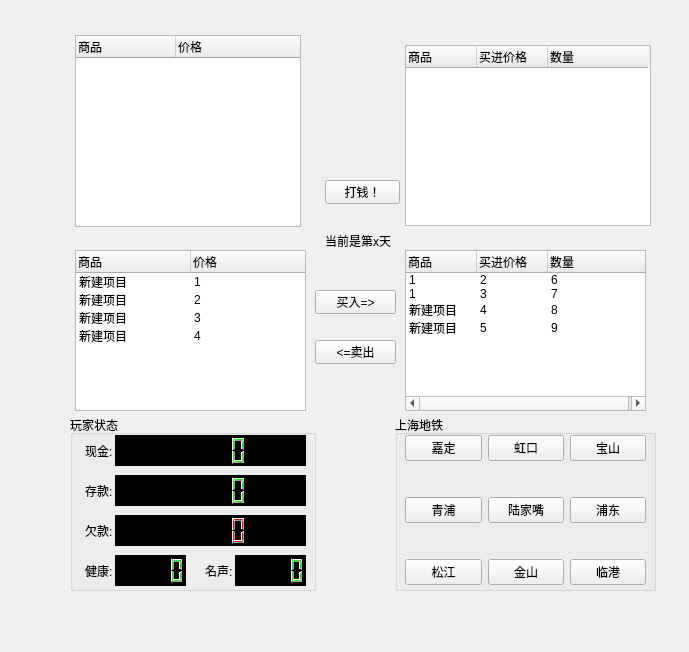
<?xml version="1.0" encoding="UTF-8"?>
<ui version="4.0">
 <class>uitest</class>
 <widget class="QWidget" name="uitest">
  <property name="geometry">
   <rect>
    <x>0</x>
    <y>0</y>
    <width>689</width>
    <height>652</height>
   </rect>
  </property>
  <property name="windowTitle">
   <string>Form</string>
  </property>
  <widget class="QTreeWidget" name="testitemWidget">
   <property name="geometry">
    <rect>
     <x>75</x>
     <y>35</y>
     <width>226</width>
     <height>192</height>
    </rect>
   </property>
   <property name="rootIsDecorated">
    <bool>false</bool>
   </property>
   <attribute name="headerDefaultSectionSize">
    <number>100</number>
   </attribute>
   <attribute name="headerShowSortIndicator" stdset="0">
    <bool>false</bool>
   </attribute>
   <attribute name="headerStretchLastSection">
    <bool>true</bool>
   </attribute>
   <column>
    <property name="text">
     <string>商品</string>
    </property>
   </column>
   <column>
    <property name="text">
     <string>价格</string>
    </property>
   </column>
  </widget>
  <widget class="QTreeWidget" name="bagWidget">
   <property name="geometry">
    <rect>
     <x>405</x>
     <y>45</y>
     <width>246</width>
     <height>181</height>
    </rect>
   </property>
   <property name="rootIsDecorated">
    <bool>false</bool>
   </property>
   <attribute name="headerMinimumSectionSize">
    <number>18</number>
   </attribute>
   <attribute name="headerDefaultSectionSize">
    <number>71</number>
   </attribute>
   <attribute name="headerStretchLastSection">
    <bool>false</bool>
   </attribute>
   <column>
    <property name="text">
     <string notr="true">商品</string>
    </property>
   </column>
   <column>
    <property name="text">
     <string>买进价格</string>
    </property>
   </column>
   <column>
    <property name="text">
     <string>数量</string>
    </property>
   </column>
  </widget>
  <widget class="QLCDNumber" name="playerfame">
   <property name="geometry">
    <rect>
     <x>235</x>
     <y>555</y>
     <width>71</width>
     <height>31</height>
    </rect>
   </property>
   <property name="styleSheet">
    <string notr="true">background-color: rgb(0, 0, 0);
color: rgb(0, 255, 0);</string>
   </property>
  </widget>
  <widget class="QLabel" name="label_5">
   <property name="geometry">
    <rect>
     <x>205</x>
     <y>560</y>
     <width>31</width>
     <height>21</height>
    </rect>
   </property>
   <property name="text">
    <string>名声:</string>
   </property>
  </widget>
  <widget class="QLabel" name="label">
   <property name="geometry">
    <rect>
     <x>85</x>
     <y>440</y>
     <width>31</width>
     <height>21</height>
    </rect>
   </property>
   <property name="text">
    <string>现金:</string>
   </property>
  </widget>
  <widget class="QLCDNumber" name="playerhealth">
   <property name="geometry">
    <rect>
     <x>115</x>
     <y>555</y>
     <width>71</width>
     <height>31</height>
    </rect>
   </property>
   <property name="styleSheet">
    <string notr="true">background-color: rgb(0, 0, 0);
color: rgb(0, 255, 0);</string>
   </property>
  </widget>
  <widget class="QWidget" name="layoutWidget">
   <property name="geometry">
    <rect>
     <x>405</x>
     <y>405</y>
     <width>241</width>
     <height>211</height>
    </rect>
   </property>
   <layout class="QGridLayout" name="gridLayout">
    <item row="1" column="1">
     <widget class="QPushButton" name="lujiazuiplace">
      <property name="text">
       <string>陆家嘴</string>
      </property>
     </widget>
    </item>
    <item row="2" column="2">
     <widget class="QPushButton" name="pushButton_14">
      <property name="text">
       <string>临港</string>
      </property>
     </widget>
    </item>
    <item row="1" column="2">
     <widget class="QPushButton" name="pushButton_11">
      <property name="text">
       <string>浦东</string>
      </property>
     </widget>
    </item>
    <item row="0" column="1">
     <widget class="QPushButton" name="pushButton_9">
      <property name="text">
       <string>虹口</string>
      </property>
     </widget>
    </item>
    <item row="1" column="0">
     <widget class="QPushButton" name="pushButton_13">
      <property name="text">
       <string>青浦</string>
      </property>
     </widget>
    </item>
    <item row="2" column="1">
     <widget class="QPushButton" name="pushButton_15">
      <property name="text">
       <string>金山</string>
      </property>
     </widget>
    </item>
    <item row="0" column="2">
     <widget class="QPushButton" name="pushButton_10">
      <property name="text">
       <string>宝山</string>
      </property>
     </widget>
    </item>
    <item row="0" column="0">
     <widget class="QPushButton" name="pushButton_8">
      <property name="text">
       <string>嘉定</string>
      </property>
     </widget>
    </item>
    <item row="2" column="0">
     <widget class="QPushButton" name="pushButton_16">
      <property name="text">
       <string>松江</string>
      </property>
     </widget>
    </item>
   </layout>
  </widget>
  <widget class="QLabel" name="label_4">
   <property name="geometry">
    <rect>
     <x>85</x>
     <y>560</y>
     <width>31</width>
     <height>21</height>
    </rect>
   </property>
   <property name="text">
    <string>健康:</string>
   </property>
  </widget>
  <widget class="QPushButton" name="buy">
   <property name="geometry">
    <rect>
     <x>315</x>
     <y>290</y>
     <width>81</width>
     <height>24</height>
    </rect>
   </property>
   <property name="text">
    <string>买入=&gt;</string>
   </property>
  </widget>
  <widget class="QLCDNumber" name="playergiveupmoney">
   <property name="geometry">
    <rect>
     <x>115</x>
     <y>515</y>
     <width>191</width>
     <height>31</height>
    </rect>
   </property>
   <property name="styleSheet">
    <string notr="true">background-color: rgb(0, 0, 0);
color: rgb(255, 0, 0);</string>
   </property>
  </widget>
  <widget class="QTreeWidget" name="bagWidget_2">
   <property name="geometry">
    <rect>
     <x>405</x>
     <y>250</y>
     <width>241</width>
     <height>161</height>
    </rect>
   </property>
   <property name="rootIsDecorated">
    <bool>false</bool>
   </property>
   <attribute name="headerMinimumSectionSize">
    <number>18</number>
   </attribute>
   <attribute name="headerDefaultSectionSize">
    <number>71</number>
   </attribute>
   <attribute name="headerStretchLastSection">
    <bool>false</bool>
   </attribute>
   <column>
    <property name="text">
     <string notr="true">商品</string>
    </property>
   </column>
   <column>
    <property name="text">
     <string>买进价格</string>
    </property>
   </column>
   <column>
    <property name="text">
     <string>数量</string>
    </property>
   </column>
   <item>
    <property name="text">
     <string>1</string>
    </property>
    <property name="text">
     <string>2</string>
    </property>
    <property name="text">
     <string>6</string>
    </property>
   </item>
   <item>
    <property name="text">
     <string>1</string>
    </property>
    <property name="text">
     <string>3</string>
    </property>
    <property name="text">
     <string>7</string>
    </property>
   </item>
   <item>
    <property name="text">
     <string>新建项目</string>
    </property>
    <property name="text">
     <string>4</string>
    </property>
    <property name="text">
     <string>8</string>
    </property>
   </item>
   <item>
    <property name="text">
     <string>新建项目</string>
    </property>
    <property name="text">
     <string>5</string>
    </property>
    <property name="text">
     <string>9</string>
    </property>
   </item>
  </widget>
  <widget class="QGroupBox" name="groupBox_2">
   <property name="geometry">
    <rect>
     <x>395</x>
     <y>415</y>
     <width>261</width>
     <height>176</height>
    </rect>
   </property>
   <property name="autoFillBackground">
    <bool>false</bool>
   </property>
   <property name="styleSheet">
    <string notr="true">border-color: rgb(0, 0, 0);</string>
   </property>
   <property name="title">
    <string>上海地铁</string>
   </property>
   <property name="flat">
    <bool>false</bool>
   </property>
   <property name="checkable">
    <bool>false</bool>
   </property>
  </widget>
  <widget class="QGroupBox" name="groupBox">
   <property name="geometry">
    <rect>
     <x>70</x>
     <y>415</y>
     <width>246</width>
     <height>176</height>
    </rect>
   </property>
   <property name="title">
    <string>玩家状态</string>
   </property>
  </widget>
  <widget class="QTreeWidget" name="itemWidget">
   <property name="geometry">
    <rect>
     <x>75</x>
     <y>250</y>
     <width>231</width>
     <height>161</height>
    </rect>
   </property>
   <property name="rootIsDecorated">
    <bool>false</bool>
   </property>
   <attribute name="headerDefaultSectionSize">
    <number>115</number>
   </attribute>
   <column>
    <property name="text">
     <string>商品</string>
    </property>
    <property name="textAlignment">
     <set>AlignLeading|AlignVCenter</set>
    </property>
   </column>
   <column>
    <property name="text">
     <string>价格</string>
    </property>
   </column>
   <item>
    <property name="text">
     <string>新建项目</string>
    </property>
    <property name="text">
     <string>1</string>
    </property>
   </item>
   <item>
    <property name="text">
     <string>新建项目</string>
    </property>
    <property name="text">
     <string>2</string>
    </property>
   </item>
   <item>
    <property name="text">
     <string>新建项目</string>
    </property>
    <property name="text">
     <string>3</string>
    </property>
   </item>
   <item>
    <property name="text">
     <string>新建项目</string>
    </property>
    <property name="text">
     <string>4</string>
    </property>
   </item>
  </widget>
  <widget class="QPushButton" name="sell">
   <property name="geometry">
    <rect>
     <x>315</x>
     <y>340</y>
     <width>81</width>
     <height>24</height>
    </rect>
   </property>
   <property name="text">
    <string>&lt;=卖出</string>
   </property>
  </widget>
  <widget class="QLabel" name="daylabel">
   <property name="geometry">
    <rect>
     <x>325</x>
     <y>225</y>
     <width>71</width>
     <height>31</height>
    </rect>
   </property>
   <property name="text">
    <string>当前是第x天</string>
   </property>
  </widget>
  <widget class="QLabel" name="label_3">
   <property name="geometry">
    <rect>
     <x>85</x>
     <y>520</y>
     <width>31</width>
     <height>21</height>
    </rect>
   </property>
   <property name="text">
    <string>欠款:</string>
   </property>
  </widget>
  <widget class="QLabel" name="label_2">
   <property name="geometry">
    <rect>
     <x>85</x>
     <y>480</y>
     <width>31</width>
     <height>21</height>
    </rect>
   </property>
   <property name="text">
    <string>存款:</string>
   </property>
  </widget>
  <widget class="QLCDNumber" name="playermoney">
   <property name="geometry">
    <rect>
     <x>115</x>
     <y>435</y>
     <width>191</width>
     <height>31</height>
    </rect>
   </property>
   <property name="autoFillBackground">
    <bool>false</bool>
   </property>
   <property name="styleSheet">
    <string notr="true">background-color: rgb(0, 0, 0);
color: rgb(0, 255, 0);</string>
   </property>
  </widget>
  <widget class="QLCDNumber" name="playerbankmoney">
   <property name="geometry">
    <rect>
     <x>115</x>
     <y>475</y>
     <width>191</width>
     <height>31</height>
    </rect>
   </property>
   <property name="styleSheet">
    <string notr="true">background-color: rgb(0, 0, 0);
color: rgb(0, 255, 0);</string>
   </property>
  </widget>
  <widget class="QPushButton" name="moneyaddplus">
   <property name="geometry">
    <rect>
     <x>325</x>
     <y>180</y>
     <width>75</width>
     <height>24</height>
    </rect>
   </property>
   <property name="text">
    <string>打钱！</string>
   </property>
  </widget>
  <zorder>groupBox_2</zorder>
  <zorder>testitemWidget</zorder>
  <zorder>bagWidget</zorder>
  <zorder>playerfame</zorder>
  <zorder>label_5</zorder>
  <zorder>label</zorder>
  <zorder>playerhealth</zorder>
  <zorder>layoutWidget</zorder>
  <zorder>label_4</zorder>
  <zorder>buy</zorder>
  <zorder>playergiveupmoney</zorder>
  <zorder>bagWidget_2</zorder>
  <zorder>groupBox</zorder>
  <zorder>itemWidget</zorder>
  <zorder>sell</zorder>
  <zorder>daylabel</zorder>
  <zorder>label_3</zorder>
  <zorder>label_2</zorder>
  <zorder>playermoney</zorder>
  <zorder>playerbankmoney</zorder>
  <zorder>moneyaddplus</zorder>
 </widget>
 <resources/>
 <connections/>
</ui>
